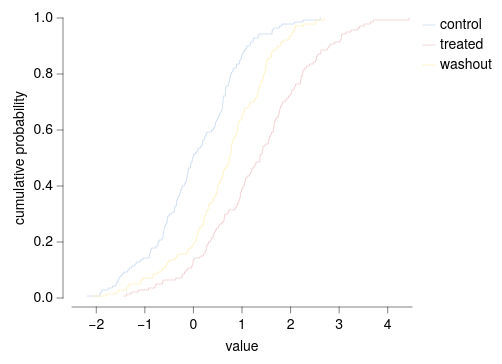

Source (Vega-Lite JSON):
### Vega-Lite specification from a JSON file in a GitHub repository (floating-point values rounded to 4 significant figures; data arrays with more than 128 entries replaced by an {"elided": "..."} marker saying what was removed)
{"background": null, "config": {"arc": {"fill": "#DBDBDB", "fillOpacity": 1.0, "innerRadius": 35.0, "padAngle": 0.03, "stroke": "black", "strokeOpacity": 1, "strokeWidth": 0.25}, "area": {"fill": "#DBDBDB", "fillOpacity": 1.0, "stroke": "black", "strokeOpacity": 1, "strokeWidth": 0.25}, "axis": {"domain": true, "domainCap": "round", "domainColor": "black", "domainWidth": 0.25, "grid": false, "gridCap": "round", "gridColor": "#F1F1F1", "gridDash": [0, 0], "gridOpacity": 1.0, "gridWidth": 0.25, "labelColor": "black", "labelFont": "Helvetica Neue", "labelFontSize": 7, "labelFontStyle": "normal", "labelFontWeight": 400, "offset": 4.5, "ticks": true, "tickCap": "round", "tickColor": "black", "tickRound": false, "tickSize": 3, "tickWidth": 0.25, "titleColor": "black", "titleFont": "Helvetica Neue", "titleFontSize": 7, "titleFontStyle": "normal", "titleFontWeight": 400}, "axisX": {"domain": true, "labelAlign": "center", "labelAngle": 0, "labels": true, "ticks": true, "translate": 0}, "axisY": {"domain": true, "labelAlign": "right", "labelAngle": 0, "labels": true, "ticks": true, "translate": 0}, "axisRight": {"domain": true, "labelAlign": "left", "labelAngle": 0, "labels": true, "ticks": true, "translate": 0}, "axisTop": {"domain": true, "labelAlign": "center", "labelAngle": 0, "labels": true, "ticks": true, "translate": 0}, "axisBand": {"tickOffset": 0}, "bar": {"fill": "#DBDBDB", "fillOpacity": 1.0, "stroke": "black", "strokeOpacity": 1, "strokeWidth": 0.25}, "boxplot": {"size": 12.6, "ticks": {"cornerRadius": 0.25, "fill": "black", "opacity": 1, "size": 6.3, "thickness": 0.25}, "box": {"fillOpacity": 1.0, "stroke": "black", "strokeOpacity": 1, "strokeWidth": 0.25}, "median": {"cornerRadius": 0, "fill": "black", "fillOpacity": 1.0, "opacity": 1, "size": 12.6, "thickness": 0.25}, "rule": {"fill": "black", "fillOpacity": 1.0, "size": 14.0, "stroke": "black", "strokeDash": [0, 0], "strokeOpacity": 1, "strokeWidth": 0.25}, "outliers": {"color": "black", "fill": "black", "fillOpacity": 1.0, "size": 0, "stroke": "black", "strokeOpacity": 1, "strokeWidth": 0.25}}, "circle": {"fill": "black", "fillOpacity": 1.0, "size": 0.7, "stroke": null, "strokeOpacity": 1, "strokeWidth": 0.25}, "errorband": {"band": {"fillOpacity": 0.6, "stroke": null, "strokeWidth": 0.25, "strokeOpacity": 1}, "borders": {"opacity": 0, "strokeOpacity": 0.25, "strokeWidth": 1}}, "errorbar": {"opacity": 1, "rule": {"strokeDash": [0, 0], "strokeWidth": 0.25}, "ticks": {"color": "black", "cornerRadius": 0.125, "opacity": 1, "size": 8.4, "thickness": 0.25}, "thickness": 0.25}, "font": "Helvetica Neue", "geoshape": {"fill": "#DBDBDB", "fillOpacity": 1.0, "stroke": "black", "strokeOpacity": 1, "strokeWidth": 0.25}, "header": {"labelColor": "black", "labelFont": "Helvetica Neue", "labelFontSize": 7, "labelFontStyle": "normal", "labelFontWeight": 400, "titleColor": "black", "titleFont": "Helvetica Neue", "titleFontSize": 7, "titleFontStyle": "normal", "titleFontWeight": 400, "titlePadding": 0}, "legend": {"disable": false, "offset": 4.5, "titlePadding": 4, "labelOffset": 2, "gradientLabelOffset": 2, "gradientLength": 70.0, "gradientThickness": 7.0, "gradientOpacity": 1.0, "gradientStrokeColor": "black", "gradientStrokeWidth": 0.25, "labelColor": "black", "labelFont": "Helvetica Neue", "labelFontSize": 7, "labelFontStyle": "normal", "labelFontWeight": 400, "strokeColor": "black", "strokeWidth": 0, "symbolSize": 42, "symbolStrokeColor": "black", "symbolStrokeWidth": 0.25, "titleColor": "black", "titleFont": "Helvetica Neue", "titleFontSize": 7, "titleFontStyle": "normal", "titleFontWeight": 400}, "line": {"color": "black", "stroke": "black", "strokeCap": "round", "strokeDash": [0, 0], "strokeOpacity": 1, "strokeWidth": 0.375}, "point": {"filled": true, "fill": "#DBDBDB", "fillOpacity": 1.0, "size": 7.0, "stroke": "black", "strokeOpacity": 1, "strokeWidth": 0.25}, "range": {"category": ["#C6D9F1", "#F1C9CB", "#FEF0B9", "#CEE37A", "#7AA8E0", "#E589A3", "#FDDD5D", "#68B961", "#4177B1", "#C35082", "#E5C227", "#438156"], "diverging": {"scheme": ["#C35082", "#CE6D94", "#D989A7", "#E2A4BA", "#EABFCE", "#F1DBE2", "#F6F6F6", "#D7E0EB", "#B9CBE0", "#9BB6D5", "#7DA1C9", "#5F8CBD", "#4177B1"]}, "heatmap": {"scheme": ["#32022B", "#43044D", "#4C196E", "#4D338C", "#484DA6", "#3A68BB", "#1D83CA", "#1D9CCB", "#23B5C9", "#28CDC5", "#4DE0B4", "#91EE9F"]}, "ordinal": {"scheme": ["#F1F1F1", "#DBDBDB", "#C6C6C6", "#B2B2B2", "#9D9D9D", "#898989", "#767676", "#636363", "#515151", "#404040", "#2F2F2F", "#1F1F1F"]}, "ramp": {"scheme": ["#32022B", "#43044D", "#4C196E", "#4D338C", "#484DA6", "#3A68BB", "#1D83CA", "#1D9CCB", "#23B5C9", "#28CDC5", "#4DE0B4", "#91EE9F"]}}, "rule": {"color": "black", "stroke": "black", "strokeCap": "round", "strokeDash": [2, 2], "strokeOpacity": 1, "strokeWidth": 0.25}, "scale": {"bandPaddingInner": 0.1, "bandPaddingOuter": 0.1, "round": false}, "rect": {"fill": "#DBDBDB", "fillOpacity": 1.0, "stroke": "black", "strokeOpacity": 1, "strokeWidth": 0.25}, "square": {"fill": "#DBDBDB", "fillOpacity": 1.0, "size": 14.0, "stroke": "black", "strokeOpacity": 1, "strokeWidth": 0.25}, "text": {"color": "black", "font": "Helvetica Neue", "fontSize": 7, "fontStyle": "normal", "fontWeight": 400}, "tick": {"color": "black", "cornerRadius": 0.125, "opacity": 1.0, "size": 12.6, "thickness": 0.25}, "title": {"anchor": "middle", "frame": "group", "color": "black", "font": "Helvetica Neue", "fontSize": 7, "fontStyle": "normal", "fontWeight": 400, "subtitleColor": "black", "subtitleFont": "Helvetica Neue", "subtitleFontSize": "Helvetica Neue", "subtitleFontStyle": "normal", "subtitleFontWeight": 400}, "trail": {"color": "black", "opacity": 1, "size": 0.375}, "view": {"continuousWidth": 170, "continuousHeight": 140, "discreteWidth": 170, "discreteHeight": 140, "fill": null, "stroke": null, "strokeWidth": 0.25}}, "data": {"name": "data-a762ab7d992c95d30c7e47802f9bc0ca"}, "mark": {"type": "line", "interpolate": "step-after"}, "encoding": {"color": {"field": "group", "title": null, "type": "nominal"}, "x": {"field": "x", "title": "value", "type": "quantitative"}, "y": {"field": "cdf", "scale": {"domain": [0, 1], "nice": false}, "title": "cumulative probability", "type": "quantitative"}}, "$schema": "https://vega.github.io/schema/vega-lite/v6.4.1.json", "datasets": {"data-a762ab7d992c95d30c7e47802f9bc0ca": {"elided": "420 records"}}}
